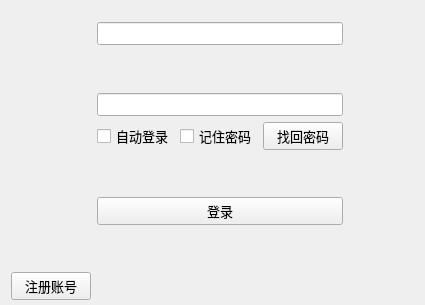
<?xml version="1.0" encoding="UTF-8"?>
<ui version="4.0">
 <class>IMessageClass</class>
 <widget class="QMainWindow" name="IMessageClass">
  <property name="geometry">
   <rect>
    <x>0</x>
    <y>0</y>
    <width>425</width>
    <height>305</height>
   </rect>
  </property>
  <property name="windowTitle">
   <string>IMessage</string>
  </property>
  <widget class="QWidget" name="centralWidget">
   <widget class="QStackedWidget" name="stackedWidget">
    <property name="geometry">
     <rect>
      <x>0</x>
      <y>-10</y>
      <width>431</width>
      <height>321</height>
     </rect>
    </property>
    <property name="currentIndex">
     <number>0</number>
    </property>
    <widget class="QWidget" name="page_3">
     <widget class="QWidget" name="widget" native="true">
      <property name="geometry">
       <rect>
        <x>0</x>
        <y>-20</y>
        <width>431</width>
        <height>341</height>
       </rect>
      </property>
      <layout class="QGridLayout" name="gridLayout">
       <item row="2" column="1">
        <spacer name="verticalSpacer_2">
         <property name="orientation">
          <enum>Qt::Vertical</enum>
         </property>
         <property name="sizeHint" stdset="0">
          <size>
           <width>20</width>
           <height>40</height>
          </size>
         </property>
        </spacer>
       </item>
       <item row="1" column="0">
        <spacer name="horizontalSpacer">
         <property name="orientation">
          <enum>Qt::Horizontal</enum>
         </property>
         <property name="sizeHint" stdset="0">
          <size>
           <width>40</width>
           <height>20</height>
          </size>
         </property>
        </spacer>
       </item>
       <item row="1" column="1" colspan="3">
        <widget class="QLineEdit" name="account">
         <property name="font">
          <font>
           <pointsize>10</pointsize>
          </font>
         </property>
         <property name="inputMask">
          <string/>
         </property>
        </widget>
       </item>
       <item row="3" column="1" colspan="3">
        <widget class="QLineEdit" name="pwd">
         <property name="font">
          <font>
           <pointsize>10</pointsize>
          </font>
         </property>
         <property name="inputMask">
          <string/>
         </property>
        </widget>
       </item>
       <item row="4" column="2">
        <widget class="QCheckBox" name="jizhu">
         <property name="font">
          <font>
           <pointsize>10</pointsize>
          </font>
         </property>
         <property name="text">
          <string>记住密码</string>
         </property>
        </widget>
       </item>
       <item row="1" column="4">
        <spacer name="horizontalSpacer_2">
         <property name="orientation">
          <enum>Qt::Horizontal</enum>
         </property>
         <property name="sizeHint" stdset="0">
          <size>
           <width>40</width>
           <height>20</height>
          </size>
         </property>
        </spacer>
       </item>
       <item row="6" column="1" colspan="3">
        <widget class="QPushButton" name="denglu">
         <property name="font">
          <font>
           <pointsize>10</pointsize>
          </font>
         </property>
         <property name="text">
          <string>登录</string>
         </property>
        </widget>
       </item>
       <item row="4" column="1">
        <widget class="QCheckBox" name="zidong">
         <property name="font">
          <font>
           <pointsize>10</pointsize>
          </font>
         </property>
         <property name="text">
          <string>自动登录</string>
         </property>
        </widget>
       </item>
       <item row="5" column="1">
        <spacer name="verticalSpacer_4">
         <property name="orientation">
          <enum>Qt::Vertical</enum>
         </property>
         <property name="sizeHint" stdset="0">
          <size>
           <width>20</width>
           <height>40</height>
          </size>
         </property>
        </spacer>
       </item>
       <item row="0" column="1">
        <spacer name="verticalSpacer">
         <property name="orientation">
          <enum>Qt::Vertical</enum>
         </property>
         <property name="sizeHint" stdset="0">
          <size>
           <width>20</width>
           <height>40</height>
          </size>
         </property>
        </spacer>
       </item>
       <item row="4" column="3">
        <widget class="QPushButton" name="zhaohui">
         <property name="font">
          <font>
           <pointsize>10</pointsize>
          </font>
         </property>
         <property name="text">
          <string>找回密码</string>
         </property>
        </widget>
       </item>
       <item row="7" column="1">
        <spacer name="verticalSpacer_5">
         <property name="orientation">
          <enum>Qt::Vertical</enum>
         </property>
         <property name="sizeHint" stdset="0">
          <size>
           <width>20</width>
           <height>40</height>
          </size>
         </property>
        </spacer>
       </item>
       <item row="8" column="0">
        <widget class="QPushButton" name="zhuce">
         <property name="font">
          <font>
           <pointsize>10</pointsize>
          </font>
         </property>
         <property name="text">
          <string>注册账号</string>
         </property>
        </widget>
       </item>
      </layout>
     </widget>
    </widget>
    <widget class="QWidget" name="page_4">
     <widget class="QWidget" name="widget_2" native="true">
      <property name="geometry">
       <rect>
        <x>0</x>
        <y>10</y>
        <width>421</width>
        <height>301</height>
       </rect>
      </property>
      <property name="font">
       <font>
        <pointsize>10</pointsize>
       </font>
      </property>
      <layout class="QGridLayout" name="gridLayout_2">
       <item row="6" column="2">
        <spacer name="verticalSpacer_7">
         <property name="orientation">
          <enum>Qt::Vertical</enum>
         </property>
         <property name="sizeHint" stdset="0">
          <size>
           <width>20</width>
           <height>40</height>
          </size>
         </property>
        </spacer>
       </item>
       <item row="7" column="2">
        <widget class="QLabel" name="label">
         <property name="font">
          <font>
           <pointsize>10</pointsize>
          </font>
         </property>
         <property name="text">
          <string>我已阅读并同意服务协议和隐私保护指引</string>
         </property>
        </widget>
       </item>
       <item row="7" column="1">
        <widget class="QCheckBox" name="queren">
         <property name="text">
          <string/>
         </property>
        </widget>
       </item>
       <item row="9" column="3">
        <spacer name="horizontalSpacer_6">
         <property name="orientation">
          <enum>Qt::Horizontal</enum>
         </property>
         <property name="sizeHint" stdset="0">
          <size>
           <width>40</width>
           <height>20</height>
          </size>
         </property>
        </spacer>
       </item>
       <item row="0" column="2">
        <spacer name="verticalSpacer_3">
         <property name="orientation">
          <enum>Qt::Vertical</enum>
         </property>
         <property name="sizeHint" stdset="0">
          <size>
           <width>20</width>
           <height>40</height>
          </size>
         </property>
        </spacer>
       </item>
       <item row="2" column="2">
        <widget class="QLabel" name="nametishi">
         <property name="enabled">
          <bool>true</bool>
         </property>
         <property name="font">
          <font>
           <pointsize>10</pointsize>
           <stylestrategy>PreferDefault</stylestrategy>
          </font>
         </property>
         <property name="text">
          <string>昵称不可以为空</string>
         </property>
        </widget>
       </item>
       <item row="3" column="0">
        <spacer name="horizontalSpacer_3">
         <property name="orientation">
          <enum>Qt::Horizontal</enum>
         </property>
         <property name="sizeHint" stdset="0">
          <size>
           <width>40</width>
           <height>20</height>
          </size>
         </property>
        </spacer>
       </item>
       <item row="3" column="3">
        <spacer name="horizontalSpacer_4">
         <property name="orientation">
          <enum>Qt::Horizontal</enum>
         </property>
         <property name="sizeHint" stdset="0">
          <size>
           <width>40</width>
           <height>20</height>
          </size>
         </property>
        </spacer>
       </item>
       <item row="3" column="2">
        <spacer name="verticalSpacer_6">
         <property name="orientation">
          <enum>Qt::Vertical</enum>
         </property>
         <property name="sizeHint" stdset="0">
          <size>
           <width>20</width>
           <height>40</height>
          </size>
         </property>
        </spacer>
       </item>
       <item row="9" column="2">
        <widget class="QPushButton" name="lijizhuce">
         <property name="font">
          <font>
           <pointsize>10</pointsize>
          </font>
         </property>
         <property name="text">
          <string>立即注册</string>
         </property>
        </widget>
       </item>
       <item row="11" column="2">
        <spacer name="verticalSpacer_8">
         <property name="orientation">
          <enum>Qt::Vertical</enum>
         </property>
         <property name="sizeHint" stdset="0">
          <size>
           <width>20</width>
           <height>40</height>
          </size>
         </property>
        </spacer>
       </item>
       <item row="5" column="2">
        <widget class="QLabel" name="pwdtishi">
         <property name="enabled">
          <bool>true</bool>
         </property>
         <property name="font">
          <font>
           <pointsize>10</pointsize>
           <stylestrategy>PreferDefault</stylestrategy>
          </font>
         </property>
         <property name="text">
          <string>密码不能为空</string>
         </property>
        </widget>
       </item>
       <item row="10" column="2">
        <widget class="QLabel" name="tishi">
         <property name="enabled">
          <bool>true</bool>
         </property>
         <property name="font">
          <font>
           <pointsize>10</pointsize>
           <stylestrategy>PreferDefault</stylestrategy>
          </font>
         </property>
         <property name="text">
          <string>请先同意服务条款和隐私政策</string>
         </property>
        </widget>
       </item>
       <item row="1" column="2">
        <widget class="QLineEdit" name="name">
         <property name="font">
          <font>
           <pointsize>10</pointsize>
          </font>
         </property>
         <property name="maxLength">
          <number>16</number>
         </property>
        </widget>
       </item>
       <item row="7" column="0">
        <spacer name="horizontalSpacer_5">
         <property name="orientation">
          <enum>Qt::Horizontal</enum>
         </property>
         <property name="sizeHint" stdset="0">
          <size>
           <width>40</width>
           <height>20</height>
          </size>
         </property>
        </spacer>
       </item>
       <item row="8" column="2">
        <spacer name="verticalSpacer_9">
         <property name="orientation">
          <enum>Qt::Vertical</enum>
         </property>
         <property name="sizeHint" stdset="0">
          <size>
           <width>20</width>
           <height>40</height>
          </size>
         </property>
        </spacer>
       </item>
       <item row="4" column="2">
        <widget class="QLineEdit" name="password">
         <property name="font">
          <font>
           <pointsize>10</pointsize>
          </font>
         </property>
         <property name="maxLength">
          <number>16</number>
         </property>
         <property name="echoMode">
          <enum>QLineEdit::Password</enum>
         </property>
        </widget>
       </item>
      </layout>
     </widget>
    </widget>
   </widget>
  </widget>
 </widget>
 <layoutdefault spacing="6" margin="11"/>
 <resources>
  <include location="IMessage.qrc"/>
 </resources>
 <connections/>
</ui>
